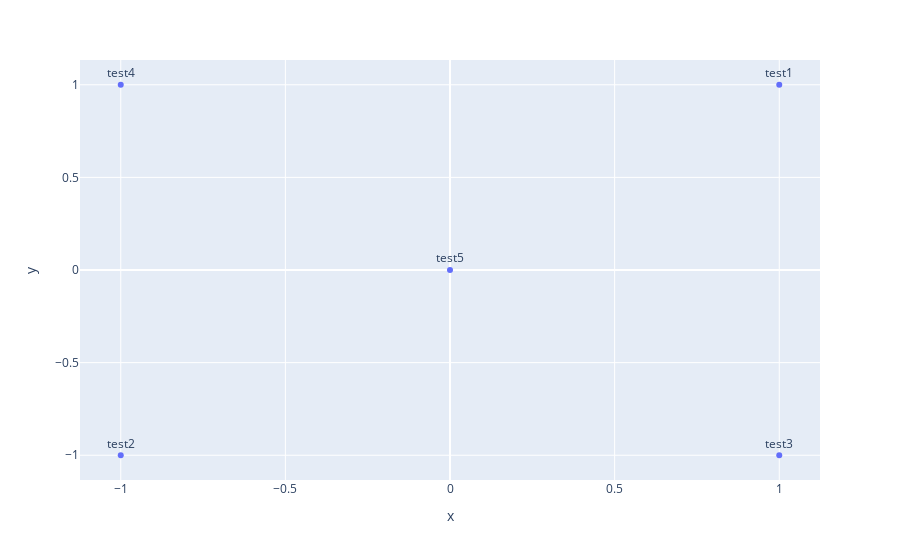

Notebook cell for this chart:
### Code cell
# ---------------------
# Run this sanity check
# Note that this is not an exhaustive check for correctness.
# The plot produced should look like the "test solution plot" depicted below. 
# ---------------------

print ("-" * 80)
print ("Outputted Plot:")

M_reduced_plot_test = np.array([[1, 1], [-1, -1], [1, -1], [-1, 1], [0, 0]])
word2ind_plot_test = {'test1': 0, 'test2': 1, 'test3': 2, 'test4': 3, 'test5': 4}
words = ['test1', 'test2', 'test3', 'test4', 'test5']
# plot_embeddings(M_reduced_plot_test, word2ind_plot_test, words)
plot_embeddings_interactive(M_reduced_plot_test, word2ind_plot_test, words)
print ("-" * 80)

### Figure 1 — Plotly figure (JSON) as saved in the notebook; plotly's stock layout.template omitted (floating-point values rounded to 4 significant figures)
{"data": [{"hovertemplate": "x=%{x}<br>y=%{y}<br>text=%{text}<extra></extra>", "legendgroup": "", "marker": {"color": "#636efa", "symbol": "circle"}, "mode": "markers+text", "name": "", "orientation": "v", "showlegend": false, "text": ["test1", "test2", "test3", "test4", "test5"], "textposition": "top center", "type": "scatter", "x": [1, -1, 1, -1, 0], "xaxis": "x", "y": [1, -1, -1, 1, 0], "yaxis": "y"}], "layout": {"legend": {"tracegroupgap": 0}, "margin": {"t": 60}, "xaxis": {"anchor": "y", "domain": [0, 1], "title": {"text": "x"}}, "yaxis": {"anchor": "x", "domain": [0, 1], "title": {"text": "y"}}}}
